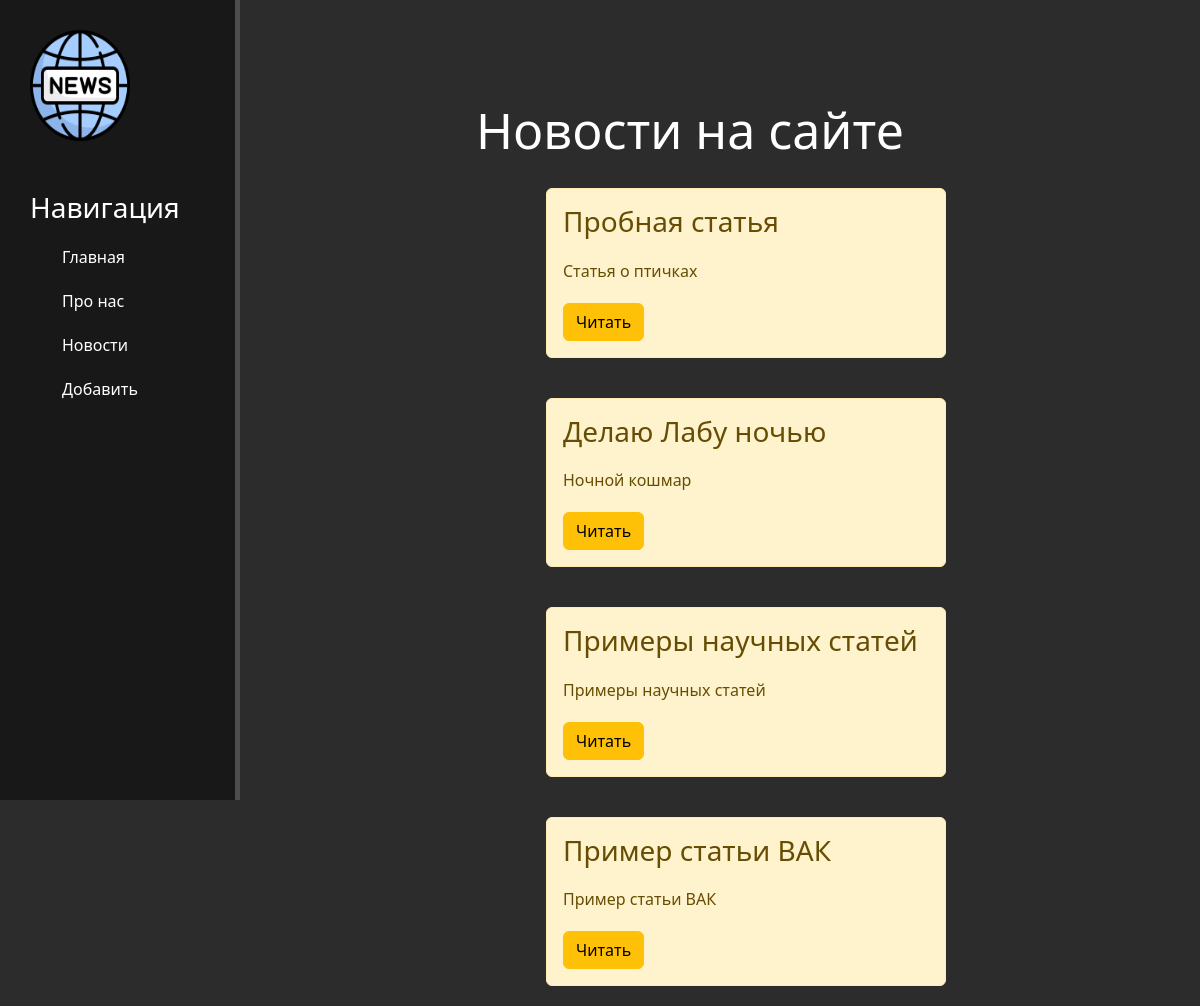
The page /news/ on the database as committed earlier.
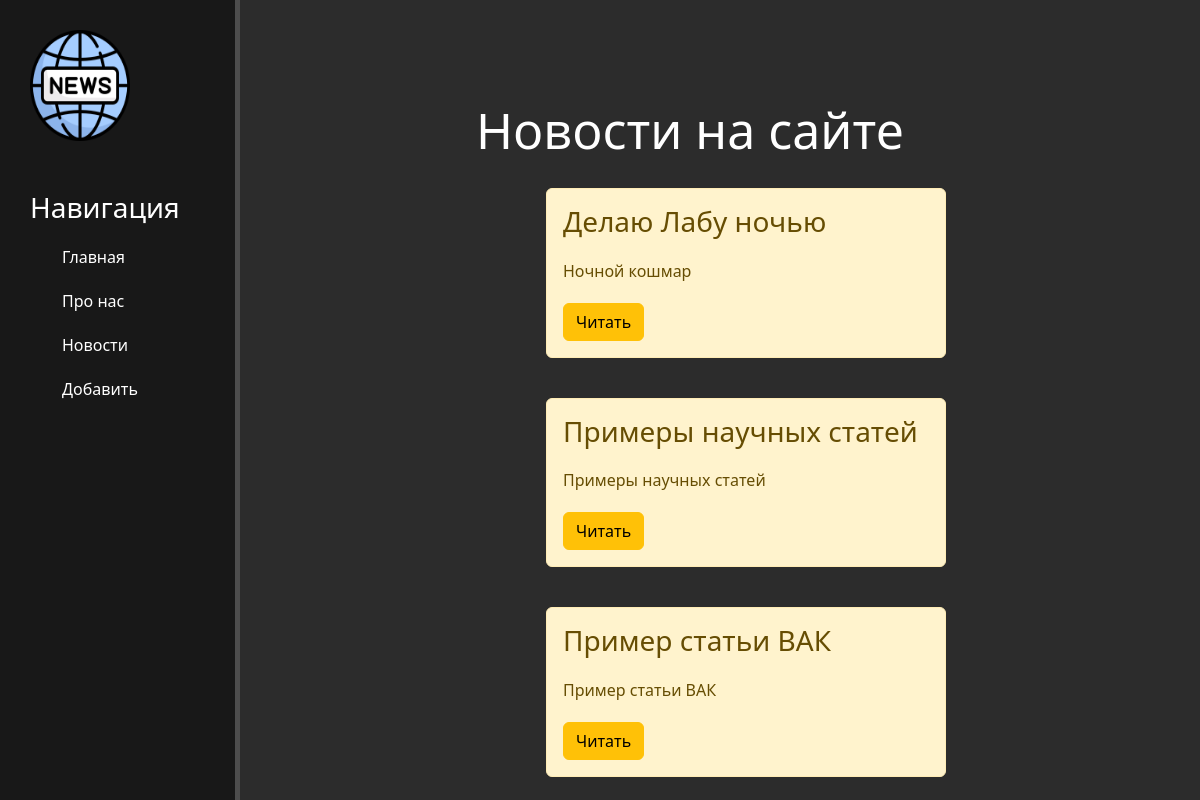
The same page on the database as committed later.
### news/models.py (models this page shows, shortened)
class Newss(models.Model):
    title = models.CharField('Название', max_length=30)
    intro = models.CharField("О чем", max_length=200)
    text = models.TextField('Новость')
    date = models.DateTimeField('Дата')
    class Meta:
        verbose_name = 'Новость'
        verbose_name_plural = 'Новости'

### news/views.py (the view)
# urls.py: path('', views.news_home, name='news_home'),
def news_home(req):
    news = Newss.objects.order_by('date')
    return render(req, 'news/news_home.html', {'news': news})

### news/templates/news/news_home.html (shortened to what this page needs)
{% extends 'newsApp/layout.html'%}
{% block content %}
    <div class="features">
        <h1>Новости на сайте</h1>
        {% if news %}
            {% for el in news %}
                <div class = "alert alert-warning"></divclass>
                    <h3>{{ el.title}}</h3>
                    <p>{{ el.intro }}</p>
                    <a href="{% url 'news-detail' el.id %}" class="btn btn-warning">Читать</a>
                </div>
            {% endfor %}
        {% else %}
            <p>Нет записей</p>
        {% endif %}
    </div>
{% endblock %}

### newsApp/templates/newsApp/layout.html (shortened to what this page needs)
{% load static %}
<!doctype html>
<html lang="en">
<head>
    <link rel="stylesheet" href="https://cdn.jsdelivr.net/npm/bootstrap@5.2.3/dist/css/bootstrap.min.css">
    <link rel="stylesheet" href="{% static 'newsApp/css/newsApp.css' %}">
</head>
<body>
    <aside>
        <img src="{% static 'newsApp/img/img.png' %}" width="100" height="111">
        <h3>Навигация</h3>
        <ul>
            <a href="{% url 'home'%}"><li> Главная</li></a>
            <a href="{% url 'about'%}"><li>Про нас</li></a>
            <a href="{% url 'news_home'%}"><li>Новости</li></a>
            <a href="{% url 'create'%}"><li>Добавить</li></a>
        </ul>
    </aside>
    <main>
    {% block content %}
    {% endblock %}
    </main>
</body>
</html>

### newsApp/static/newsApp/css/newsApp.css (style rules this page uses)
body { background: #2c2c2c; }
aside { float: left; background: #181818; width: 20%; padding: 2.5%; height: 100vh; color: #fff; border-right: 5px solid #4d4d4d; }
aside h3 { margin-top: 50px; font-size: 28px; }
aside ul { list-style: none; }
aside ul li { color: #fff; display: block; margin-top: 20px; transition: all .6s ease; }
main .features { float: left; color: #fff; margin-top: 100px; text-align: center; width: 75%; }
main .features h1 { font-size: 50px; }
main .features p { max-width: 400px; margin:20px auto }
.alert-warning { float: left; clear: both; width: 400px; margin: 20px 34%; text-align: left; }

### newsApp/templates/newsApp/layout.html (style rules this page uses)
a { text-decoration: none; }

Rows that differ between the two databases and show on the page:
removed Newss: title "Пробная статья", intro "Статья о птичках"
